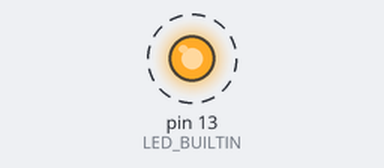
Bench run of a sketch on a simulated Arduino Uno, built with avr-gcc and run on an emulated ATmega328P. Shown: output pins drawn as LEDs (lit = HIGH). Dashed ring = blinking.

Above: at 0.2 s.
Timing chart, 0 to 5.8 s (numbered marks = the images above):
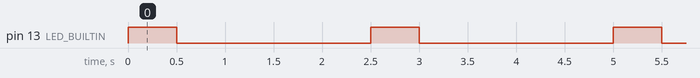

The sketch:

A01_Blink.ino
```cpp
// the setup function runs one time at first
void setup()
{
    // initialize built-in led pin as an output.
    pinMode(LED_BUILTIN, OUTPUT);
}

// the loop function runs over and over again forever
void loop()
{
    // turn built-in led off
    digitalWrite(LED_BUILTIN, HIGH);

    // wait for a second
    delay(500);

    // turn built-in led on by making the voltage LOW
    digitalWrite(LED_BUILTIN, LOW);

    // wait for a second
    delay(2000);
}
```

Measured:
- by itself, pin 13 (LED_BUILTIN): alternates HIGH for 0.50 s and LOW for 2.0 s
